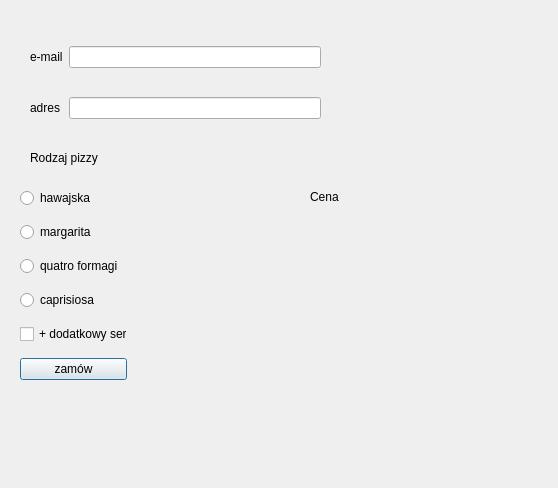
<?xml version="1.0" encoding="UTF-8"?>
<ui version="4.0">
 <class>Dialog</class>
 <widget class="QDialog" name="Dialog">
  <property name="geometry">
   <rect>
    <x>0</x>
    <y>0</y>
    <width>558</width>
    <height>488</height>
   </rect>
  </property>
  <property name="windowTitle">
   <string>Dialog</string>
  </property>
  <widget class="QLabel" name="label_3">
   <property name="geometry">
    <rect>
     <x>30</x>
     <y>150</y>
     <width>91</width>
     <height>16</height>
    </rect>
   </property>
   <property name="text">
    <string>Rodzaj pizzy</string>
   </property>
  </widget>
  <widget class="QLabel" name="label_4">
   <property name="geometry">
    <rect>
     <x>310</x>
     <y>190</y>
     <width>47</width>
     <height>13</height>
    </rect>
   </property>
   <property name="text">
    <string>Cena</string>
   </property>
  </widget>
  <widget class="QLabel" name="cena">
   <property name="geometry">
    <rect>
     <x>160</x>
     <y>230</y>
     <width>361</width>
     <height>171</height>
    </rect>
   </property>
   <property name="text">
    <string/>
   </property>
  </widget>
  <widget class="QWidget" name="">
   <property name="geometry">
    <rect>
     <x>30</x>
     <y>23</y>
     <width>291</width>
     <height>121</height>
    </rect>
   </property>
   <layout class="QGridLayout" name="gridLayout">
    <item row="1" column="0">
     <widget class="QLabel" name="label_2">
      <property name="text">
       <string>adres</string>
      </property>
     </widget>
    </item>
    <item row="0" column="0">
     <widget class="QLabel" name="label">
      <property name="text">
       <string>e-mail</string>
      </property>
     </widget>
    </item>
    <item row="0" column="1">
     <widget class="QLineEdit" name="email"/>
    </item>
    <item row="1" column="1">
     <widget class="QLineEdit" name="adress"/>
    </item>
   </layout>
  </widget>
  <widget class="QWidget" name="">
   <property name="geometry">
    <rect>
     <x>20</x>
     <y>180</y>
     <width>107</width>
     <height>211</height>
    </rect>
   </property>
   <layout class="QVBoxLayout" name="verticalLayout">
    <item>
     <widget class="QRadioButton" name="hawajska">
      <property name="text">
       <string>hawajska</string>
      </property>
     </widget>
    </item>
    <item>
     <widget class="QRadioButton" name="margarita">
      <property name="text">
       <string>margarita</string>
      </property>
     </widget>
    </item>
    <item>
     <widget class="QRadioButton" name="quatrosery">
      <property name="text">
       <string>quatro formagi</string>
      </property>
     </widget>
    </item>
    <item>
     <widget class="QRadioButton" name="caprisiosa">
      <property name="text">
       <string>caprisiosa</string>
      </property>
     </widget>
    </item>
    <item>
     <widget class="QCheckBox" name="serdod">
      <property name="text">
       <string>+ dodatkowy ser</string>
      </property>
     </widget>
    </item>
    <item>
     <widget class="QPushButton" name="button">
      <property name="text">
       <string>zamów</string>
      </property>
     </widget>
    </item>
   </layout>
  </widget>
 </widget>
 <resources/>
 <connections/>
</ui>
